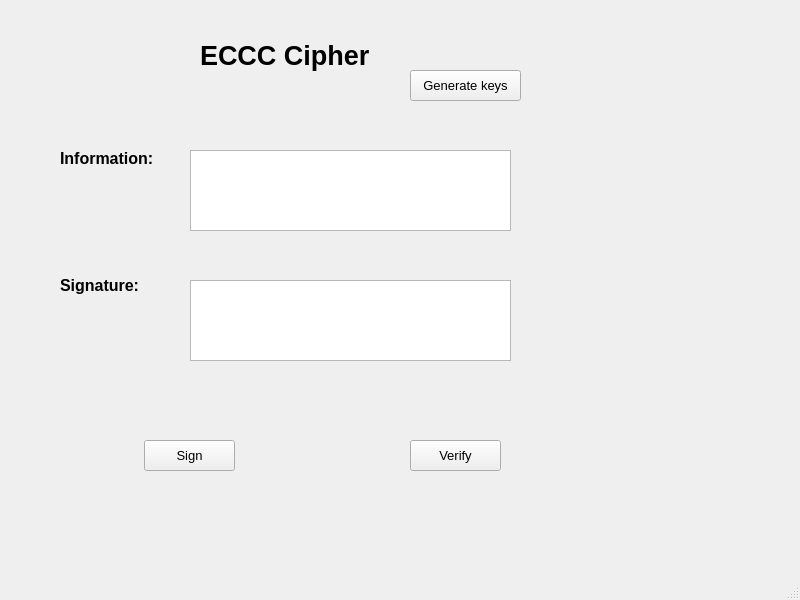
<?xml version="1.0" encoding="UTF-8"?>
<ui version="4.0">
 <class>MainWindow</class>
 <widget class="QMainWindow" name="MainWindow">
  <property name="geometry">
   <rect>
    <x>0</x>
    <y>0</y>
    <width>800</width>
    <height>600</height>
   </rect>
  </property>
  <property name="windowTitle">
   <string>MainWindow</string>
  </property>
  <widget class="QWidget" name="centralwidget">
   <widget class="QLabel" name="label">
    <property name="geometry">
     <rect>
      <x>200</x>
      <y>30</y>
      <width>171</width>
      <height>51</height>
     </rect>
    </property>
    <property name="font">
     <font>
      <pointsize>20</pointsize>
      <weight>75</weight>
      <bold>true</bold>
     </font>
    </property>
    <property name="text">
     <string>ECCC Cipher</string>
    </property>
   </widget>
   <widget class="QLabel" name="label_2">
    <property name="geometry">
     <rect>
      <x>60</x>
      <y>150</y>
      <width>111</width>
      <height>16</height>
     </rect>
    </property>
    <property name="font">
     <font>
      <pointsize>12</pointsize>
      <weight>75</weight>
      <bold>true</bold>
     </font>
    </property>
    <property name="text">
     <string>Information:</string>
    </property>
   </widget>
   <widget class="QLabel" name="label_3">
    <property name="geometry">
     <rect>
      <x>60</x>
      <y>270</y>
      <width>91</width>
      <height>31</height>
     </rect>
    </property>
    <property name="font">
     <font>
      <pointsize>12</pointsize>
      <weight>75</weight>
      <bold>true</bold>
     </font>
    </property>
    <property name="text">
     <string>Signature:</string>
    </property>
   </widget>
   <widget class="QTextEdit" name="txt_infor">
    <property name="geometry">
     <rect>
      <x>190</x>
      <y>150</y>
      <width>321</width>
      <height>81</height>
     </rect>
    </property>
   </widget>
   <widget class="QTextEdit" name="txt_sign">
    <property name="geometry">
     <rect>
      <x>190</x>
      <y>280</y>
      <width>321</width>
      <height>81</height>
     </rect>
    </property>
   </widget>
   <widget class="QPushButton" name="btn_sign">
    <property name="geometry">
     <rect>
      <x>144</x>
      <y>440</y>
      <width>91</width>
      <height>31</height>
     </rect>
    </property>
    <property name="font">
     <font>
      <pointsize>10</pointsize>
      <weight>50</weight>
      <bold>false</bold>
     </font>
    </property>
    <property name="text">
     <string>Sign</string>
    </property>
   </widget>
   <widget class="QPushButton" name="btn_verify">
    <property name="geometry">
     <rect>
      <x>410</x>
      <y>440</y>
      <width>91</width>
      <height>31</height>
     </rect>
    </property>
    <property name="font">
     <font>
      <pointsize>10</pointsize>
      <weight>50</weight>
      <bold>false</bold>
     </font>
    </property>
    <property name="text">
     <string>Verify</string>
    </property>
   </widget>
   <widget class="QPushButton" name="btn_gen">
    <property name="geometry">
     <rect>
      <x>410</x>
      <y>70</y>
      <width>111</width>
      <height>31</height>
     </rect>
    </property>
    <property name="font">
     <font>
      <pointsize>10</pointsize>
      <weight>50</weight>
      <bold>false</bold>
     </font>
    </property>
    <property name="text">
     <string>Generate keys</string>
    </property>
   </widget>
  </widget>
  <widget class="QMenuBar" name="menubar">
   <property name="geometry">
    <rect>
     <x>0</x>
     <y>0</y>
     <width>800</width>
     <height>21</height>
    </rect>
   </property>
  </widget>
  <widget class="QStatusBar" name="statusbar"/>
 </widget>
 <resources/>
 <connections/>
</ui>
